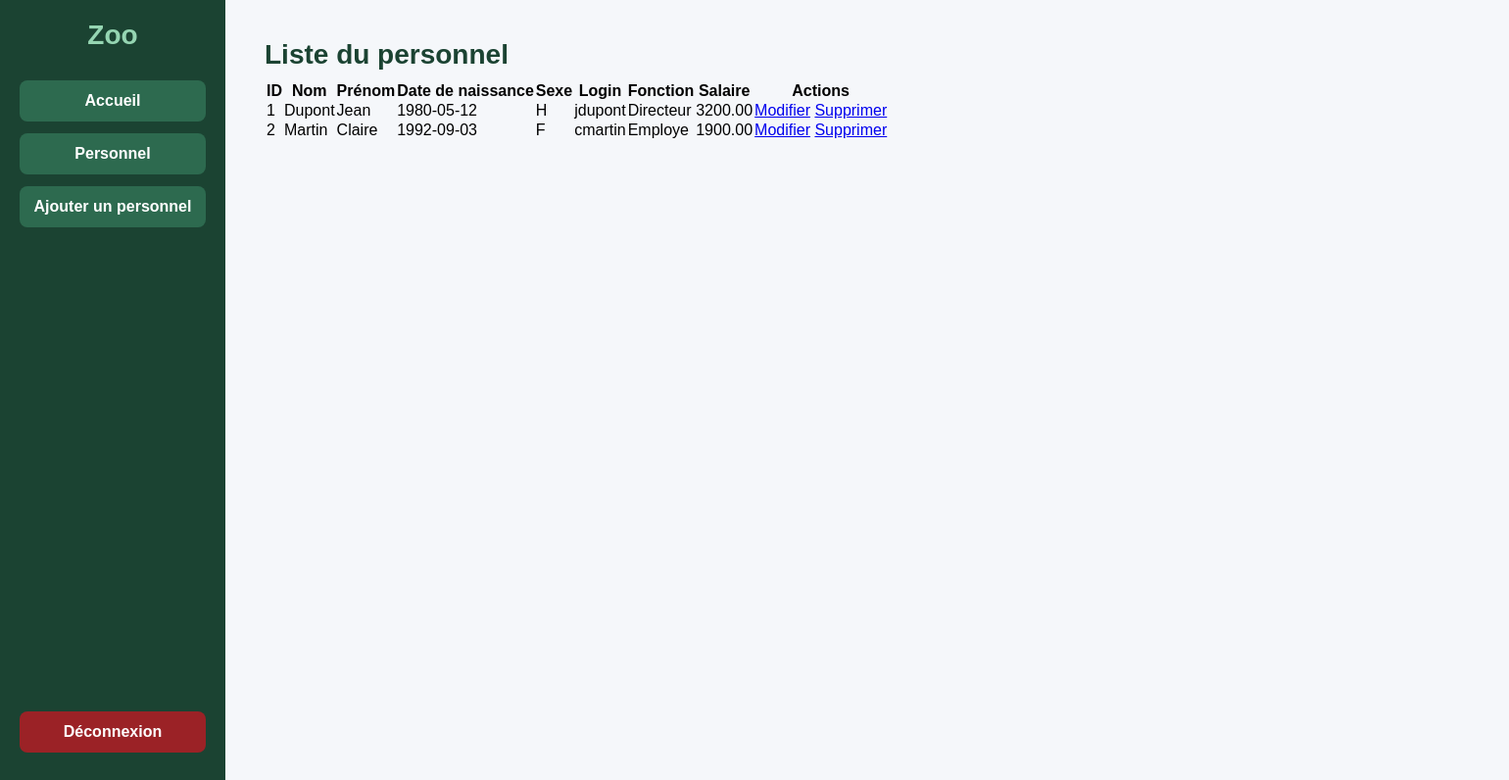
The app's page /personnels.php (signed in) with its own data.
### tables this page shows
CREATE TABLE `personnels` (
  `id` int NOT NULL,
  `nom` varchar(30) NOT NULL,
  `prenom` varchar(30) NOT NULL,
  `date_de_naissance` date NOT NULL,
  `sexe` enum('H','F') NOT NULL,
  `login` varchar(50) NOT NULL,
  `mot_de_passe` varchar(255) NOT NULL,
  `fonction` enum('Directeur','Employe') NOT NULL,
  `salaire` decimal(7,2) NOT NULL
);

### personnels.php (the view, shortened to what this page needs)
<?php
include("connexion.php");
$sql = "SELECT * FROM personnels";
$resultat = mysqli_query($conn, $sql);
?>
<!DOCTYPE html>
<html lang="fr">
<head>
    <link rel="stylesheet" href="style2.css">
</head>
<body>
<div class="conteneur">
    <div class="menu">
        <h2>Zoo</h2>
        <a href="accueil.php">Accueil</a>
        <a href="personnels.php">Personnel</a>
        <a href="ajout_personnel.php">Ajouter un personnel</a>
        <a href="logout.php">Déconnexion</a>
    </div>
    <div class="contenu">
        <h1>Liste du personnel</h1>
        <table>
            <tr>
                <th>ID</th>
                <th>Nom</th>
                <th>Prénom</th>
                <th>Date de naissance</th>
                <th>Sexe</th>
                <th>Login</th>
                <th>Fonction</th>
                <th>Salaire</th>
                <th>Actions</th>
            </tr>
            <?php while ($personne = mysqli_fetch_assoc($resultat)) { ?>
                <tr>
                    <td><?php echo $personne['id']; ?></td>
                    <td><?php echo $personne['nom']; ?></td>
                    <td><?php echo $personne['prenom']; ?></td>
                    <td><?php echo $personne['date_de_naissance']; ?></td>
                    <td><?php echo $personne['sexe']; ?></td>
                    <td><?php echo $personne['login']; ?></td>
                    <td><?php echo $personne['fonction']; ?></td>
                    <td><?php echo $personne['salaire']; ?></td>
                    <td>
                        <a href="modifier_personnel.php?id=<?php echo $personne['id']; ?>">Modifier</a>
                        <a href="supprimer_personnel.php?id=<?php echo $personne['id']; ?>" onclick="return confirm('Supprimer ce personnel ?')">Supprimer</a>
                    </td>
                </tr>
            <?php } ?>
        </table>
    </div>
</div>
</body>
</html>

### style2.css (style rules this page uses)
* { margin: 0; padding: 0; box-sizing: border-box; }
body { font-family: Arial, sans-serif; background-color: #f5f7fa; }
.conteneur { display: flex; min-height: 100vh; }
.menu { width: 230px; background: #1b4332; padding: 20px; display: flex; flex-direction: column; }
.menu h2 { color: #95d5b2; text-align: center; margin-bottom: 30px; font-size: 28px; }
.menu a { text-decoration: none; color: white; background: #2d6a4f; padding: 12px; margin-bottom: 12px; border-radius: 8px; text-align: center; transition: 0.3s; font-weight: bold; }
.menu a:last-child { margin-top: auto; background: #9b2226; }
.contenu { flex: 1; padding: 40px; }
.contenu h1 { font-size: 28px; color: #1b4332; margin-bottom: 10px; }
.contenu { background: #f5f7fa; }
.contenu::before { content: ""; display: block; background: white; padding: 30px; border-radius: 15px; width: 100%; height: auto; position: absolute; z-index: -1; }

### records on screen
personnels: id "1", nom "Dupont", prenom "Jean", date_de_naissance "1980-05-12", sexe "H", login "jdupont", fonction "Directeur", salaire "3200.00"
personnels: id "2", nom "Martin", prenom "Claire", date_de_naissance "1992-09-03", sexe "F", login "cmartin", fonction "Employe", salaire "1900.00"
